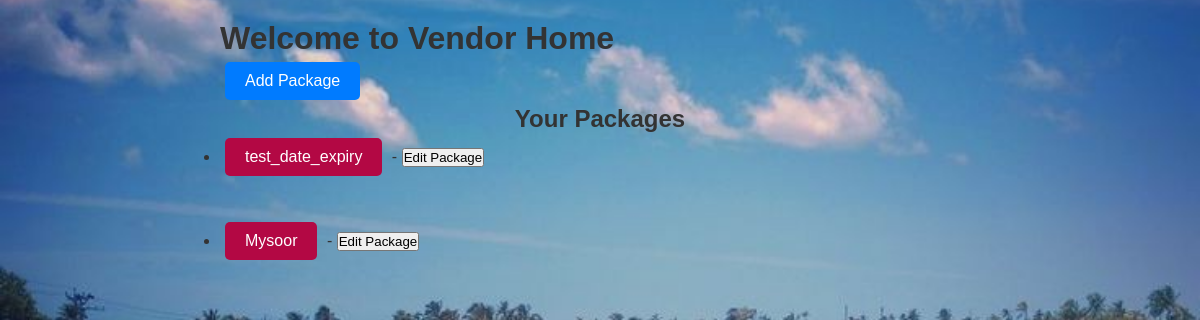
The app's page /vendor_home/ (signed in) with its own data.
### travelapp/models.py (models this page shows, shortened)
class TravelPackage(models.Model):
    vendor = models.ForeignKey(User, on_delete=models.CASCADE)
    package_name = models.CharField(max_length=100)
    max_number_of_persons = models.IntegerField()
    hotel_type = models.CharField(max_length=50)
    food_type = models.CharField(max_length=50)
    number_of_days = models.IntegerField()
    number_of_nights = models.IntegerField()
    visiting_places = models.TextField()
    description = models.TextField()
    tour_date = models.DateField()
    is_approved = models.BooleanField(default=False)
    image1 = models.ImageField(upload_to='packages/', null=True, blank=True)
    image2 = models.ImageField(upload_to='packages/', null=True, blank=True)
    image3 = models.ImageField(upload_to='packages/', null=True, blank=True)

### travelapp/views.py (the view)
# urls.py: path('vendor_home/', views.vendor_home, name='vendor_home'),
@login_required
def vendor_home(request):
    return render(request, 'vendor_home.html')

### travelapp/templates/vendor_home.html (shortened to what this page needs)
{% extends "base.html" %}
 {% block content %}
    <h1>Welcome to Vendor Home</h1>
    <a href="{% url 'vendor_dashboard' %}" class="btn">Add Package</a>
    <h2>Your Packages</h2>
    <ul>
        {% for package in request.user.travelpackage_set.all %}
            <li>
                <h>{{ package.package_name }}</h> -
                <button onclick="window.location.href='{% url 'edit_package' package.id %}'">Edit Package</button>
            <br>
                <br>
                <br>
            </li>
        {% empty %}
            <p>You have no packages yet.</p>
        {% endfor %}
    </ul>
 {% endblock %}

### static/css/style.css (style rules this page uses)
* { margin: 0; padding: 0; box-sizing: border-box; }
body { background-image: url('../images/wallpaper.jpg'); background-size: cover; background-position: center; background-repeat: no-repeat; background-attachment: fixed; color: #fff; font-family: Arial, sans-serif; background-color: #f9f9f9; color: #333; }
h { display: inline-block; padding: 10px 20px; margin: 5px; background-color: #b30844; color: #fff; text-decoration: none; border-radius: 5px; text-align: center; }
h2 { text-align: center; color: #333; }
nav a, .btn { display: inline-block; padding: 10px 20px; margin: 5px; background-color: #007bff; color: #fff; text-decoration: none; border-radius: 5px; text-align: center; }

### records on screen
TravelPackage: package_name "test_date_expiry"
TravelPackage: package_name "Mysoor"
